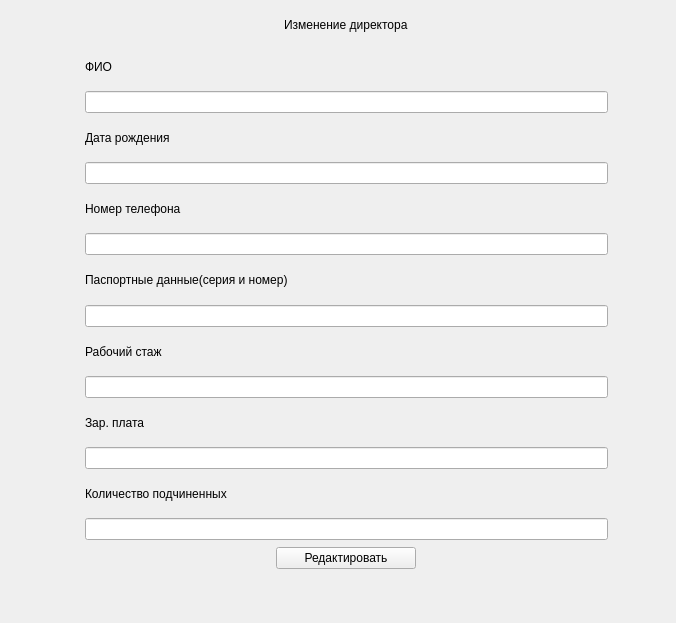
<?xml version="1.0" encoding="UTF-8"?>
<ui version="4.0">
 <class>Redact_Director</class>
 <widget class="QDialog" name="Redact_Director">
  <property name="geometry">
   <rect>
    <x>0</x>
    <y>0</y>
    <width>676</width>
    <height>623</height>
   </rect>
  </property>
  <property name="windowTitle">
   <string>Dialog</string>
  </property>
  <widget class="QWidget" name="gridLayoutWidget">
   <property name="geometry">
    <rect>
     <x>70</x>
     <y>0</y>
     <width>553</width>
     <height>621</height>
    </rect>
   </property>
   <layout class="QGridLayout" name="gridLayout">
    <property name="leftMargin">
     <number>15</number>
    </property>
    <property name="topMargin">
     <number>7</number>
    </property>
    <property name="rightMargin">
     <number>15</number>
    </property>
    <property name="bottomMargin">
     <number>10</number>
    </property>
    <property name="verticalSpacing">
     <number>7</number>
    </property>
    <item row="5" column="0">
     <widget class="QLabel" name="label_3">
      <property name="text">
       <string>Номер телефона</string>
      </property>
     </widget>
    </item>
    <item row="10" column="0">
     <widget class="CustomLineEdit" name="lineEdit_WA"/>
    </item>
    <item row="6" column="0">
     <widget class="CustomLineEdit" name="lineEdit_Phone"/>
    </item>
    <item row="1" column="0">
     <widget class="QLabel" name="label">
      <property name="text">
       <string>ФИО</string>
      </property>
     </widget>
    </item>
    <item row="13" column="0">
     <widget class="QLabel" name="label_7">
      <property name="text">
       <string>Количество подчиненных</string>
      </property>
     </widget>
    </item>
    <item row="0" column="0" alignment="Qt::AlignmentFlag::AlignHCenter">
     <widget class="QLabel" name="label_10">
      <property name="styleSheet">
       <string notr="true">font: 700 22pt &quot;Segoe UI&quot;;</string>
      </property>
      <property name="text">
       <string>Изменение директора</string>
      </property>
     </widget>
    </item>
    <item row="8" column="0">
     <widget class="CustomLineEdit" name="lineEdit_Pasport"/>
    </item>
    <item row="14" column="0">
     <widget class="CustomLineEdit" name="lineEdit_Wards"/>
    </item>
    <item row="7" column="0">
     <widget class="QLabel" name="label_4">
      <property name="text">
       <string>Паспортные данные(серия и номер)</string>
      </property>
     </widget>
    </item>
    <item row="11" column="0">
     <widget class="QLabel" name="label_6">
      <property name="text">
       <string>Зар. плата</string>
      </property>
     </widget>
    </item>
    <item row="12" column="0">
     <widget class="CustomLineEdit" name="lineEdit_Salary"/>
    </item>
    <item row="3" column="0">
     <widget class="QLabel" name="label_2">
      <property name="text">
       <string>Дата рождения</string>
      </property>
     </widget>
    </item>
    <item row="16" column="0" alignment="Qt::AlignmentFlag::AlignHCenter">
     <widget class="QLabel" name="label_8">
      <property name="text">
       <string/>
      </property>
     </widget>
    </item>
    <item row="15" column="0" alignment="Qt::AlignmentFlag::AlignHCenter">
     <widget class="QPushButton" name="SaveButton">
      <property name="sizePolicy">
       <sizepolicy hsizetype="Minimum" vsizetype="Fixed">
        <horstretch>0</horstretch>
        <verstretch>0</verstretch>
       </sizepolicy>
      </property>
      <property name="minimumSize">
       <size>
        <width>140</width>
        <height>0</height>
       </size>
      </property>
      <property name="text">
       <string>Редактировать</string>
      </property>
      <property name="autoDefault">
       <bool>false</bool>
      </property>
     </widget>
    </item>
    <item row="2" column="0">
     <widget class="CustomLineEdit" name="lineEdit_FIO"/>
    </item>
    <item row="9" column="0">
     <widget class="QLabel" name="label_5">
      <property name="text">
       <string>Рабочий стаж</string>
      </property>
     </widget>
    </item>
    <item row="4" column="0">
     <widget class="CustomLineEdit" name="lineEdit_Birth"/>
    </item>
   </layout>
  </widget>
 </widget>
 <customwidgets>
  <customwidget>
   <class>CustomLineEdit</class>
   <extends>QLineEdit</extends>
   <header>addingworker.h</header>
  </customwidget>
 </customwidgets>
 <resources/>
 <connections/>
</ui>
